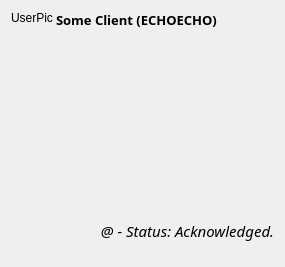
<?xml version="1.0" encoding="UTF-8"?>
<ui version="4.0">
 <class>ChatWidgetItem</class>
 <widget class="QWidget" name="ChatWidgetItem">
  <property name="geometry">
   <rect>
    <x>0</x>
    <y>0</y>
    <width>285</width>
    <height>267</height>
   </rect>
  </property>
  <property name="sizePolicy">
   <sizepolicy hsizetype="Expanding" vsizetype="Preferred">
    <horstretch>0</horstretch>
    <verstretch>0</verstretch>
   </sizepolicy>
  </property>
  <property name="windowTitle">
   <string>Form</string>
  </property>
  <property name="autoFillBackground">
   <bool>false</bool>
  </property>
  <property name="styleSheet">
   <string notr="true"/>
  </property>
  <layout class="QVBoxLayout" name="verticalLayout">
   <property name="spacing">
    <number>0</number>
   </property>
   <item>
    <layout class="QHBoxLayout" name="horizontalLayout">
     <property name="spacing">
      <number>3</number>
     </property>
     <item>
      <widget class="QLabel" name="lblUserPic">
       <property name="text">
        <string>UserPic</string>
       </property>
       <property name="alignment">
        <set>Qt::AlignLeading|Qt::AlignLeft|Qt::AlignTop</set>
       </property>
      </widget>
     </item>
     <item>
      <layout class="QVBoxLayout" name="layInnerVertical">
       <property name="spacing">
        <number>0</number>
       </property>
       <item>
        <widget class="QLabel" name="lblFrom">
         <property name="sizePolicy">
          <sizepolicy hsizetype="Preferred" vsizetype="Minimum">
           <horstretch>0</horstretch>
           <verstretch>0</verstretch>
          </sizepolicy>
         </property>
         <property name="font">
          <font>
           <family>Source Sans Pro</family>
           <pointsize>10</pointsize>
           <weight>75</weight>
           <bold>true</bold>
           <stylestrategy>PreferAntialias</stylestrategy>
          </font>
         </property>
         <property name="styleSheet">
          <string notr="true">border-top-right-radius:5px;
border-top-left-radius:5px;</string>
         </property>
         <property name="text">
          <string>Some Client (ECHOECHO)</string>
         </property>
         <property name="alignment">
          <set>Qt::AlignLeading|Qt::AlignLeft|Qt::AlignTop</set>
         </property>
         <property name="wordWrap">
          <bool>true</bool>
         </property>
         <property name="textInteractionFlags">
          <set>Qt::NoTextInteraction</set>
         </property>
        </widget>
       </item>
       <item>
        <widget class="QLabel" name="lblTimeAndStatus">
         <property name="sizePolicy">
          <sizepolicy hsizetype="Expanding" vsizetype="Minimum">
           <horstretch>0</horstretch>
           <verstretch>0</verstretch>
          </sizepolicy>
         </property>
         <property name="maximumSize">
          <size>
           <width>16777215</width>
           <height>50</height>
          </size>
         </property>
         <property name="font">
          <font>
           <family>Source Sans Pro</family>
           <pointsize>11</pointsize>
           <italic>true</italic>
           <stylestrategy>PreferAntialias</stylestrategy>
          </font>
         </property>
         <property name="styleSheet">
          <string notr="true">border-bottom-right-radius:5px;
border-bottom-left-radius:5px;</string>
         </property>
         <property name="text">
          <string>@ - Status: Acknowledged.</string>
         </property>
         <property name="alignment">
          <set>Qt::AlignRight|Qt::AlignTrailing|Qt::AlignVCenter</set>
         </property>
         <property name="wordWrap">
          <bool>true</bool>
         </property>
         <property name="textInteractionFlags">
          <set>Qt::NoTextInteraction</set>
         </property>
        </widget>
       </item>
      </layout>
     </item>
    </layout>
   </item>
  </layout>
 </widget>
 <resources/>
 <connections/>
</ui>
